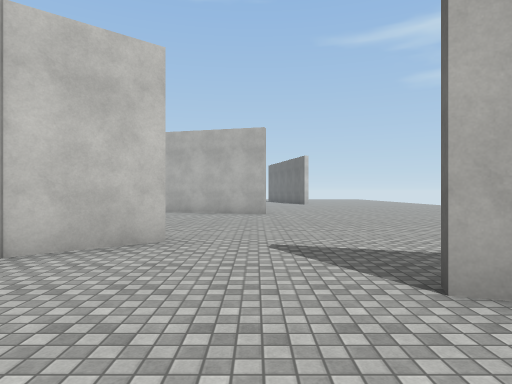
view 1 (above)

14 first-person views from a walk through a Unity game level. The camera is 1.5 m above the floor, looks level and sees 75° across. The floor is counted in squares, 2 m on a side. Each view is taken from the middle of a square. On the plan, view 1 faces up. The plan holds only what a view shows up to about 11 squares ahead; the rest is blank. The place goes on beyond the plan. The player is left out. Surface patterns are stand-ins for the level's own textures.

view 2
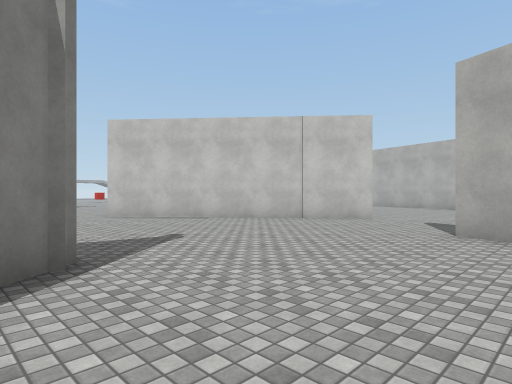

view 3
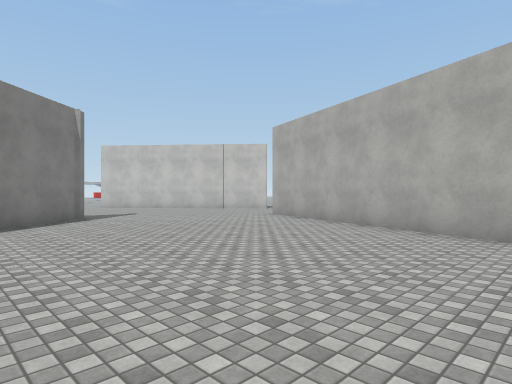

view 4
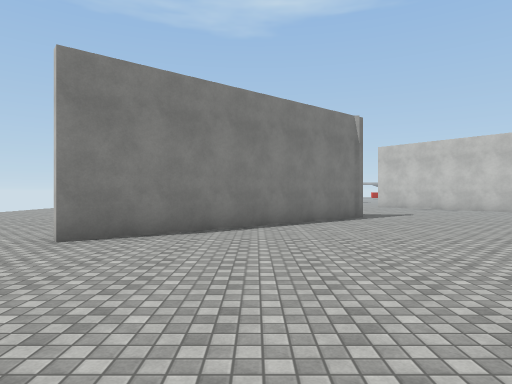

view 5
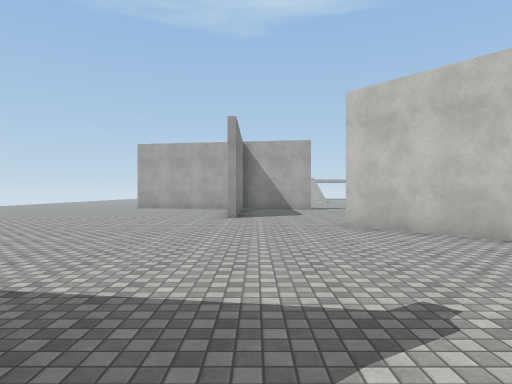

view 6
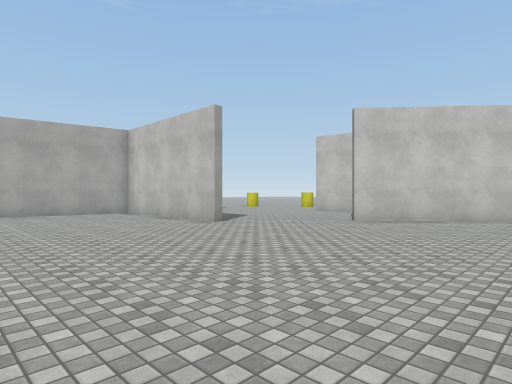

view 7
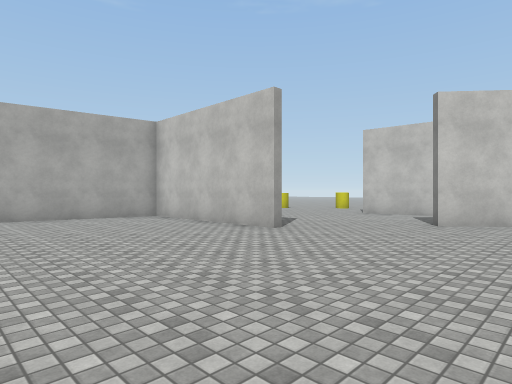

view 8
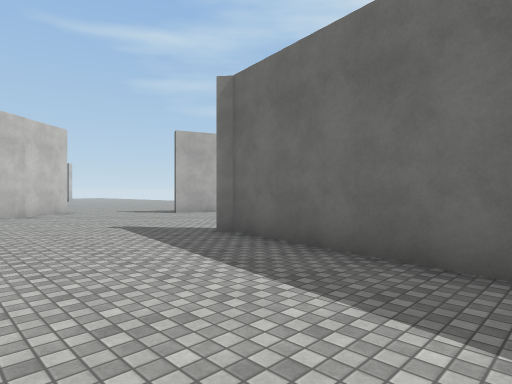

view 9
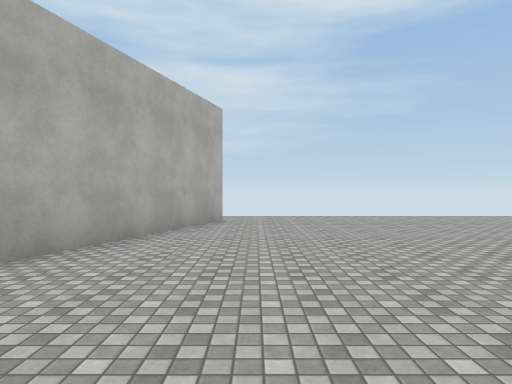

view 10
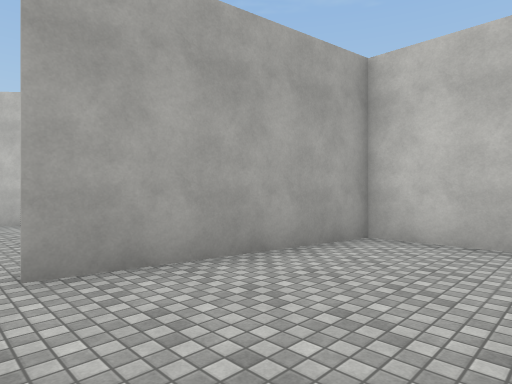

view 11
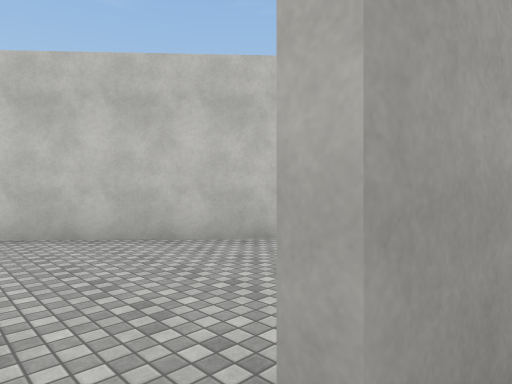

view 12
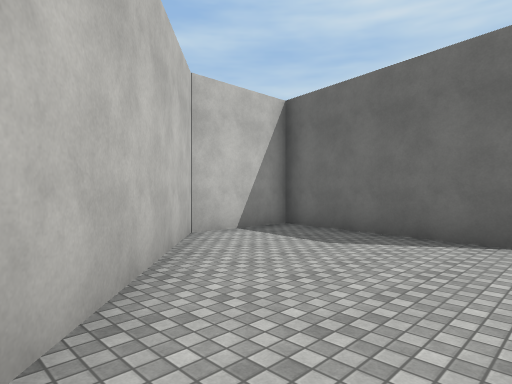

view 13
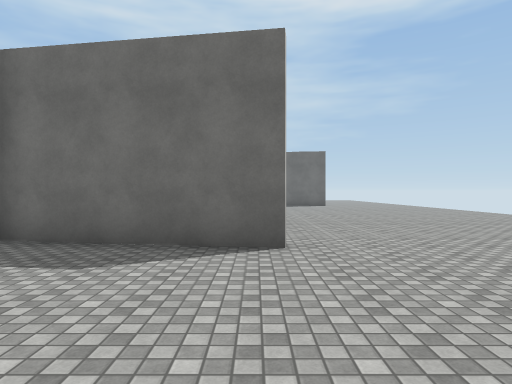

view 14
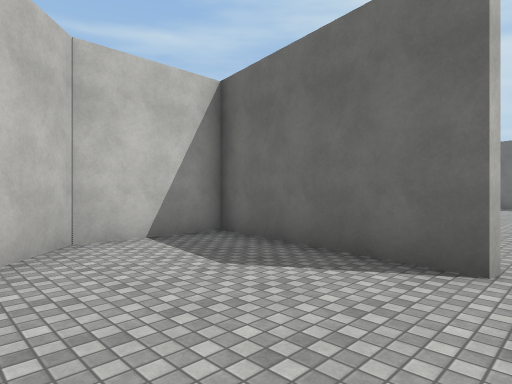

### Floor plan
Points are (right, up) in squares from view 1. A wall is a line through its corners. A room is listed if a view was taken in it or the views show most of it. See-through windows are left out.
Room 1 (views 1, 2, 3, 4, 5, 6, 7, 8, 9, 10, 11)
walls: (-0.9, -2.8) (3.7, -8.6); (-1.5, -7.5) (-0.9, -3.2); (-9.6, -2.8) (-14.6, -2.8) (-15.3, -7.5); (-2.4, 4.2) (-7.4, -0.1); (8.9, -0.1) (1.3, 2.4)
ways out: opening at (-15, -8) to room 2; opening at (-8.3, -2); opening at (0, 3.3); opening at (9.5, 0.5)
Room 2 (views 12, 13, 14)
walls: (-15.6, -7.5) (-14.8, -2.8) (-17.5, -2.8) (-21.5, -7.2)
ways out: opening at (-15, -8) to room 1

Positions as (right, up) in squares from view 1, and headings:
1: (0, 0), facing up
2: (3, -4), facing up-left
3: (9, -6), facing up-left
4: (9, -6), facing left
5: (0, -2), facing left
6: (-3, -8), facing up-left
7: (-5, -8), facing up-left
8: (-5, -8), facing up-right
9: (0, -1), facing right
10: (-12, -8), facing up-left
11: (-15, -8), facing up-left
12: (-21, -8), facing up-right
13: (-20, -7), facing right
14: (-19, -8), facing up-right
